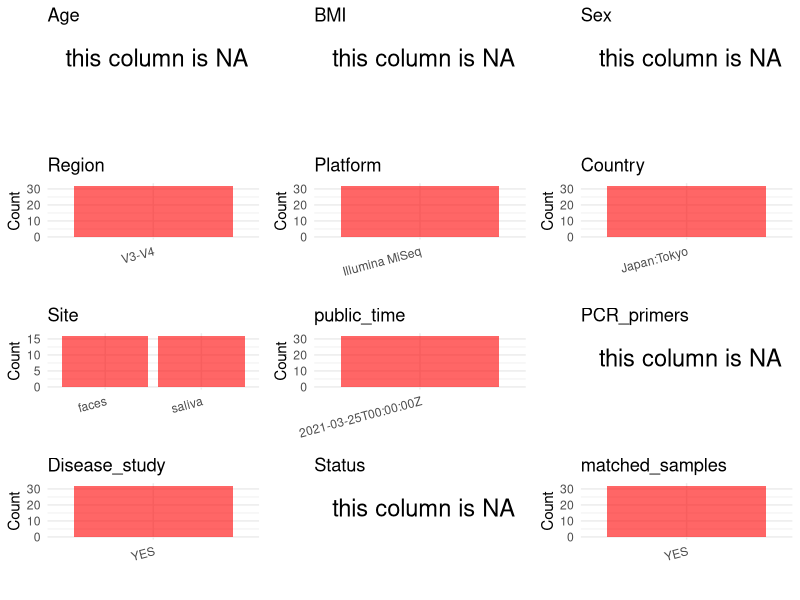

Source code (R): (Note: this script raises an error after producing the figure.)
## ---- chunk 1
# Load necessary libraries
library(dplyr)
library(ggplot2)
library(cowplot)
library(readxl)

# Set working directory (update this path to your local directory)
setwd("/home/dongbiao/word_embedding_microbiome/all_data/oral/global-oral-microbiome/data/projects/PRJDB8122")

# Read the initial metadata files
initial_meta<-read.csv("SraRunTable.csv")

head(initial_meta)
## ---- chunk 2
# Create a uniform metadata dataframe
metadata <- data.frame(
  BioProject = initial_meta$BioProject,
  Run = initial_meta$Run,
  sample_name = initial_meta$Sample_name,
  Age = NA,
  BMI = NA,
  Sex=NA,
  Region = "V3-V4",
  Platform = initial_meta$Instrument,
  Country = initial_meta$geo_loc_name,
  Site = initial_meta$env_medium,
  public_time = initial_meta$ReleaseDate,
  stringsAsFactors = FALSE
)
metadata<-unique(metadata)
## ---- chunk 3
# Add information obtained from the publication
metadata$PCR_primers <- NA
metadata$title <- "Re-initiation of Oral Food Intake Following Enteral Nutrition Alters Oral and Gut Microbiota Communities"
metadata$Disease_study <- "YES"

# Assign disease status based on sample_name patterns
metadata$Status <- NA
metadata$matched_samples <- "YES"
## ---- chunk 4
# Check the number of unique runs and sample names
print(paste("Number of unique runs:", length(unique(metadata$Run))))
print(paste("Number of unique sample names:", length(unique(metadata$sample_name))))
## ---- chunk 5
# Select columns for visualization
plot_data <- metadata %>%
  select(-BioProject, -Run, -sample_name, -title)

# Function to create simple plots for each column
create_simple_plots <- function(data) {
  plots <- list()
  
  for (col in colnames(data)) {
    # Check if the column is all NA
    if (all(is.na(data[[col]]))) {
      # Create an empty plot with text indicating all NA
      p <- ggplot() +
        annotate("text", x = 0.5, y = 0.5, label = "this column is NA", size = 6) +
        labs(title = col) +
        theme_void()
    } else if (is.numeric(data[[col]])) {
      # Numeric variable: histogram
      p <- ggplot(data, aes(x = .data[[col]])) +
        geom_histogram(fill = "blue", alpha = 0.6, bins = 20, na.rm = TRUE) +
        labs(title = col) +
        theme_minimal()
    } else {
      # Categorical variable: bar plot (remove NA values)
      count_data <- as.data.frame(table(data[[col]], useNA = "ifany"))
      p <- ggplot(count_data, aes(x = reorder(Var1, -Freq), y = Freq)) +
        geom_col(fill = "red", alpha = 0.6) +
        labs(title = col, x = NULL, y = "Count") +
        theme_minimal() +
        theme(axis.text.x = element_text(angle = 15, hjust = 1))
    }
    plots[[col]] <- p
  }
  
  return(plots)
}

# Generate and arrange plots
plots <- create_simple_plots(plot_data)
p<-plot_grid(plots$Age, 
          plots$BMI, 
          plots$Sex, 
          plots$Region, 
          plots$Platform, 
          plots$Country, 
          plots$Site,
          plots$public_time, 
          plots$PCR_primers,
          plots$Disease_study,
          plots$Status,
          plots$matched_samples,# add 
          ncol = 3, align = "hv", axis = "lb")
ggsave("Metadata_Summary.png", plot = p, width = 8, height = 6, dpi = 150)
## ---- chunk 6
knitr::include_graphics("Metadata_Summary.png")
## ---- chunk 7
# Reorder columns to match the desired format
metadata <- metadata[, c(
  "BioProject", "Run", "sample_name", "Age", "BMI", "Sex", 
  "Region", "Platform", "Country", "Site", "public_time", 
  "PCR_primers", "title", "Disease_study", "Status","matched_samples"
)]

# Export the uniform metadata to a CSV file
metadata<-unique(metadata)
write.csv(metadata, file = "metadata.csv", quote = FALSE)
head(metadata)
